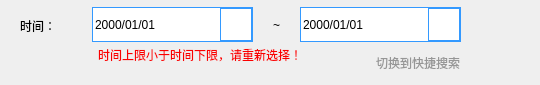
         <widget class="QWidget" name="page_29">
          <widget class="QDateEdit" name="dateEdit_min">
           <property name="geometry">
            <rect>
             <x>92</x>
             <y>7</y>
             <width>161</width>
             <height>35</height>
            </rect>
           </property>
           <property name="focusPolicy">
            <enum>Qt::NoFocus</enum>
           </property>
           <property name="styleSheet">
            <string notr="true">QDateEdit {
font: 14pt &quot;Arial&quot;;
border-width:1px; 
border-style:solid; 
border-color:rgb(51, 153, 255); 
}

QDateEdit::drop-down {
width:30px; 
border-width:1px; 
border-style:solid; 
border-color:rgb(51, 153, 255); 
}
QDateEdit::down-arrow {
image: url(:/LCD_CS351/LCD_CS351/logo/arrow.png);
}</string>
           </property>
           <property name="displayFormat">
            <string>yyyy/MM/dd</string>
           </property>
           <property name="calendarPopup">
            <bool>true</bool>
           </property>
          </widget>
          <widget class="QLabel" name="label_118">
           <property name="geometry">
            <rect>
             <x>256</x>
             <y>9</y>
             <width>41</width>
             <height>31</height>
            </rect>
           </property>
           <property name="styleSheet">
            <string notr="true">font: 14pt &quot;黑体&quot;;</string>
           </property>
           <property name="text">
            <string>~</string>
           </property>
           <property name="alignment">
            <set>Qt::AlignCenter</set>
           </property>
          </widget>
          <widget class="QDateEdit" name="dateEdit_max">
           <property name="geometry">
            <rect>
             <x>300</x>
             <y>7</y>
             <width>161</width>
             <height>35</height>
            </rect>
           </property>
           <property name="focusPolicy">
            <enum>Qt::NoFocus</enum>
           </property>
           <property name="styleSheet">
            <string notr="true">QDateEdit {
font: 14pt &quot;Arial&quot;;
border-width:1px; 
border-style:solid; 
border-color:rgb(51, 153, 255); 
}

QDateEdit::drop-down {
width:30px; 
border-width:1px; 
border-style:solid; 
border-color:rgb(51, 153, 255); 
}
QDateEdit::down-arrow {
image: url(:/LCD_CS351/LCD_CS351/logo/arrow.png);
}</string>
           </property>
           <property name="displayFormat">
            <string>yyyy/MM/dd</string>
           </property>
           <property name="calendarPopup">
            <bool>true</bool>
           </property>
          </widget>
          <widget class="QLabel" name="label_dateWrong">
           <property name="geometry">
            <rect>
             <x>98</x>
             <y>42</y>
             <width>361</width>
             <height>26</height>
            </rect>
           </property>
           <property name="styleSheet">
            <string notr="true">font: 12pt &quot;黑体&quot;;
color: rgb(250, 0, 0);</string>
           </property>
           <property name="text">
            <string>时间上限小于时间下限，请重新选择！</string>
           </property>
          </widget>
          <widget class="QPushButton" name="pushButton_up">
           <property name="geometry">
            <rect>
             <x>490</x>
             <y>30</y>
             <width>41</width>
             <height>41</height>
            </rect>
           </property>
           <property name="focusPolicy">
            <enum>Qt::NoFocus</enum>
           </property>
           <property name="styleSheet">
            <string notr="true">border-style: solid;
image: url(:/LCD_CS351/LCD_CS351/logo/UP.png);</string>
           </property>
           <property name="text">
            <string/>
           </property>
          </widget>
          <widget class="QLabel" name="label_169">
           <property name="geometry">
            <rect>
             <x>20</x>
             <y>14</y>
             <width>61</width>
             <height>23</height>
            </rect>
           </property>
           <property name="styleSheet">
            <string notr="true">font: 14pt &quot;黑体&quot;;</string>
           </property>
           <property name="text">
            <string>时间：</string>
           </property>
          </widget>
          <widget class="QLabel" name="label_dateWrong_3">
           <property name="geometry">
            <rect>
             <x>376</x>
             <y>50</y>
             <width>121</width>
             <height>26</height>
            </rect>
           </property>
           <property name="styleSheet">
            <string notr="true">font: 12pt &quot;黑体&quot;;
color: rgb(150, 150, 150);</string>
           </property>
           <property name="text">
            <string>切换到快捷搜索</string>
           </property>
          </widget>
         </widget>
